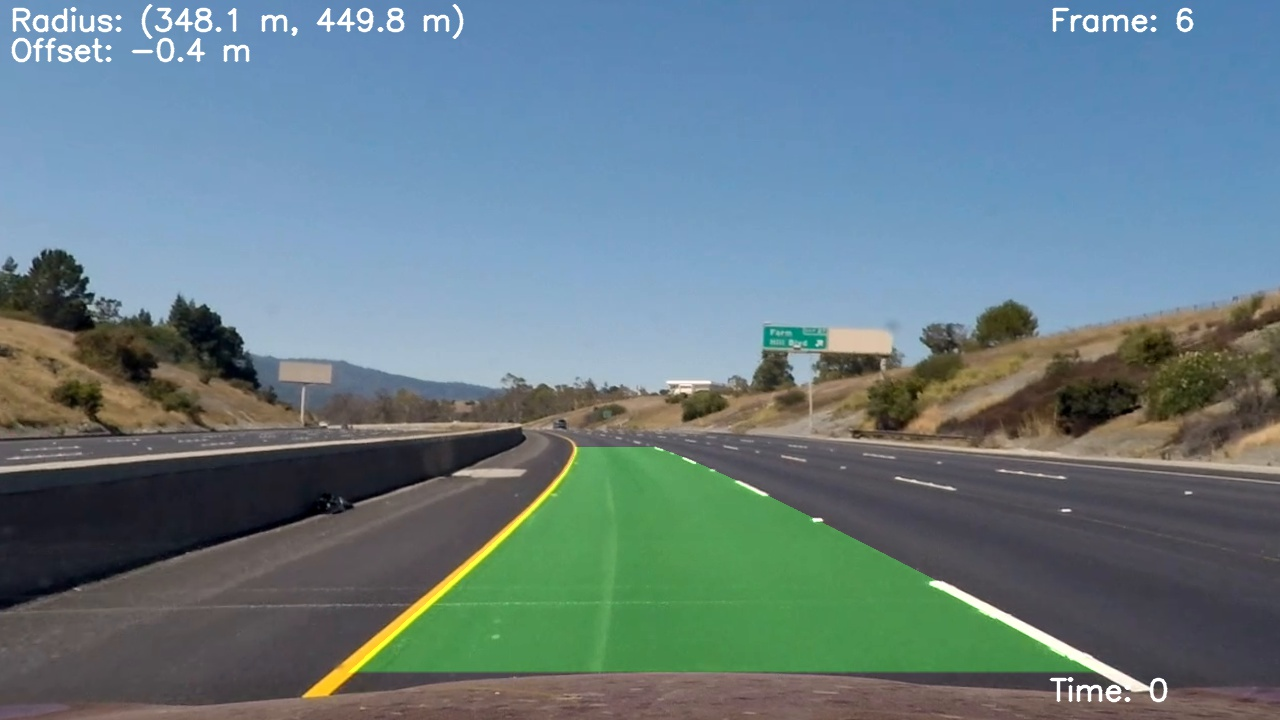
#> input picture project_video_lanes/frame000006.jpg, 1280 x 720 px
$ python -i test_color_space.py   (imports and definitions only)   (older library calls are emulated)
#> lines starting #> are read from the running program, lines starting #| are printed output that depends on the picture
#> further down, picture is the input picture: shape (720, 1280, 3); mean B, G, R 132.2, 124.8, 103
# -*- coding: utf-8 -*-
"""
Created on Thu Sep  6 05:24:56 2018

@author: henders
"""

import sys
import os
import glob

import numpy as np
import cv2


# Color and gradient thresholds.
COLOR_THRESHOLD = (220, 255) #(180, 230)    # (170, 250) (150, 230)
GRADIENT_THRESHOLD = (65, 130)  # (65, 100) (65, 130)


def color_gradient_threshold(img, s_thresh=(170, 255), sx_thresh=(20, 100)):
    """
    Apply a color threshold and a gradient threshold to the given image.

    Args:
        img: apply thresholds to this image
        s_thresh: Color threshold (apply to S channel of HSV)
        sx_thresh: Gradient threshold (apply to x gradient on L channel of HSV)

    Returns:
        new image with thresholds applied
    """
#> called with s_thresh = (170, 255), sx_thresh = (20, 100)

    img = np.copy(img)

    # Convert to HLS color space and separate the channels.
    hls = cv2.cvtColor(img, cv2.COLOR_BGR2HLS)
#> hls: shape (720, 1280, 3); mean of channels 0, 1, 2 85.8, 121, 69.7
    # H = hls[:, :, 0]
    # L = hls[:, :, 1]
    S = hls[:, :, 2]
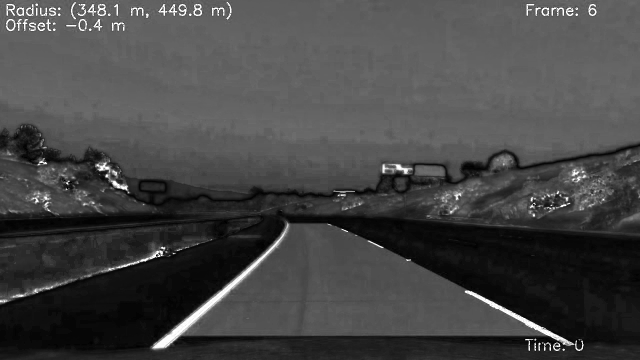
#> S: shape (720, 1280) (shown at 1/2 size); min 0, max 255, mean 69.7

    # Convert to LAB color space and separate the channels.
    lab = cv2.cvtColor(img, cv2.COLOR_BGR2LAB)
#> lab: shape (720, 1280, 3); mean of channels 0, 1, 2 129.4, 123.7, 122.2
    L = lab[:, :, 0]
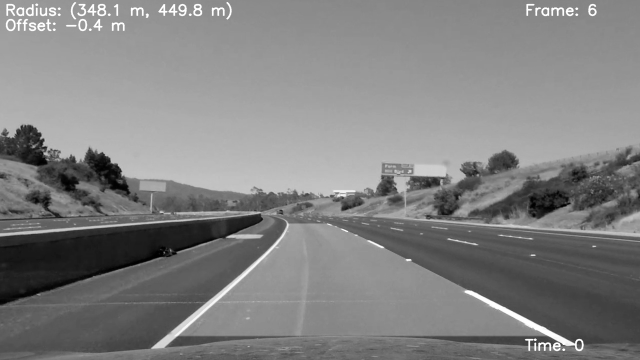
#> L: shape (720, 1280) (shown at 1/2 size); min 0, max 255, mean 129.4
    # A = lab[:, :, 1]
    B = lab[:, :, 2]

    # Apply Sobel x (take the derivative on the x axis) to the HLS L channel.
    sobelx = cv2.Sobel(L, cv2.CV_64F, 1, 0)
    # Absolute x derivative to accentuate lines away from horizontal.
    abs_sobelx = np.absolute(sobelx)
    scaled_sobel = np.uint8(255 * abs_sobelx / np.max(abs_sobelx))

    # Appply gradient threshold.
    sxbinary = np.zeros_like(scaled_sobel)
    sxbinary[(scaled_sobel >= sx_thresh[0]) &
             (scaled_sobel <= sx_thresh[1])] = 1

    # Apply color channel threshold.
    s_thresh = (125, 180)
    S = S * (255 / np.max(S))  # normalize
    S_thresh = np.zeros_like(S)
    S_thresh[(S > s_thresh[0]) & (S <= s_thresh[1])] = 1

    s_thresh = (220, 255)
    B = B * (255 / np.max(B))  # normalize
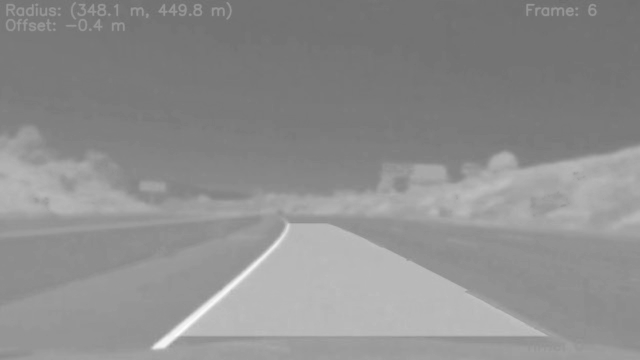
#> B: shape (720, 1280) float64 (shown at 1/2 size); min 107.6, max 255, mean 142.9
    B_thresh = np.zeros_like(B)
    B_thresh[(B > s_thresh[0]) & (B <= s_thresh[1])] = 1

    # Combine HLS S and Lab B channel thresholds.
    sb_binary = np.zeros_like(S_thresh)
    sb_binary[(S_thresh == 1) | (B_thresh == 1)] = 1

    # Stack each channel and return.
    #                         B                        G         R
    color_binary = np.dstack((np.zeros_like(sxbinary), sxbinary, sb_binary))
    color_binary *= 255  # Convert from [0, 1] back to [0, 255]
    return np.uint8(color_binary)


# [22 lines left out: function main, not called in this run]

        # [58 lines of commented-out code are left out]


# [2 lines not run here, left out]

>>> import cv2
>>> picture = cv2.imread('project_video_lanes/frame000006.jpg')
>>> result = color_gradient_threshold(picture)
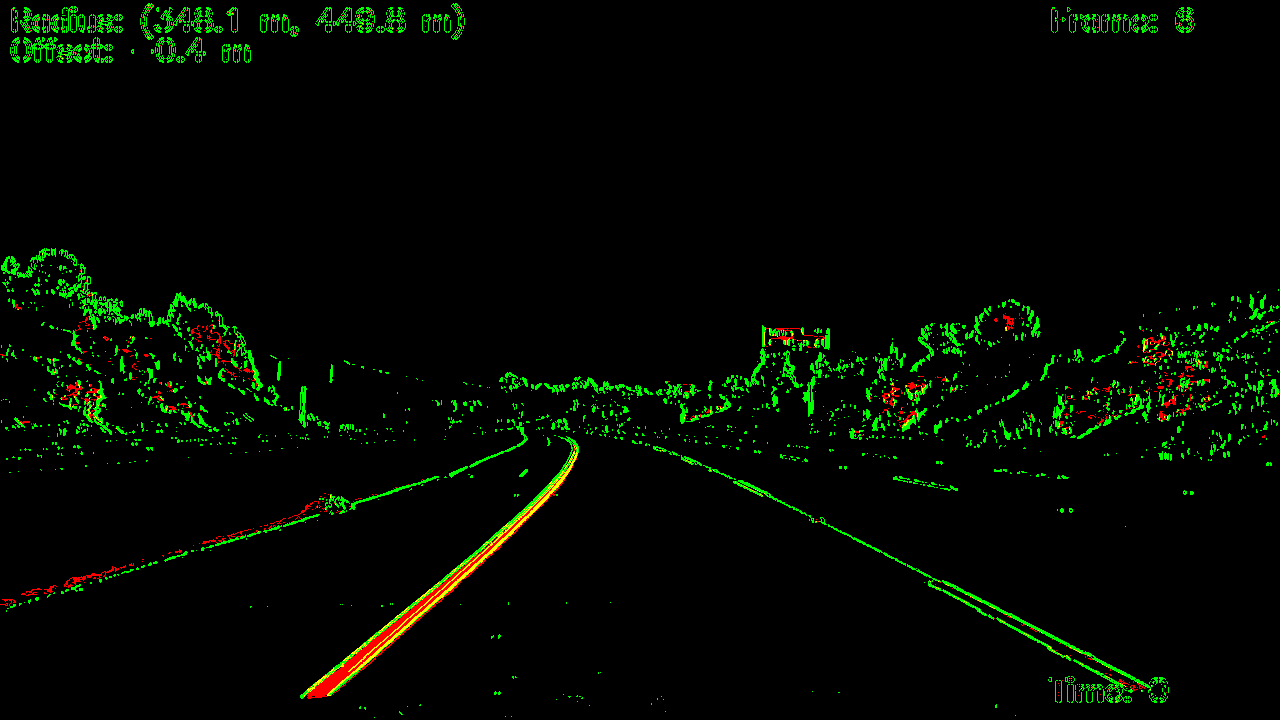
#> result: shape (720, 1280, 3); mean B, G, R 0, 8.4, 2.3

$ run again, on project_video_lanes/frame000014.jpg
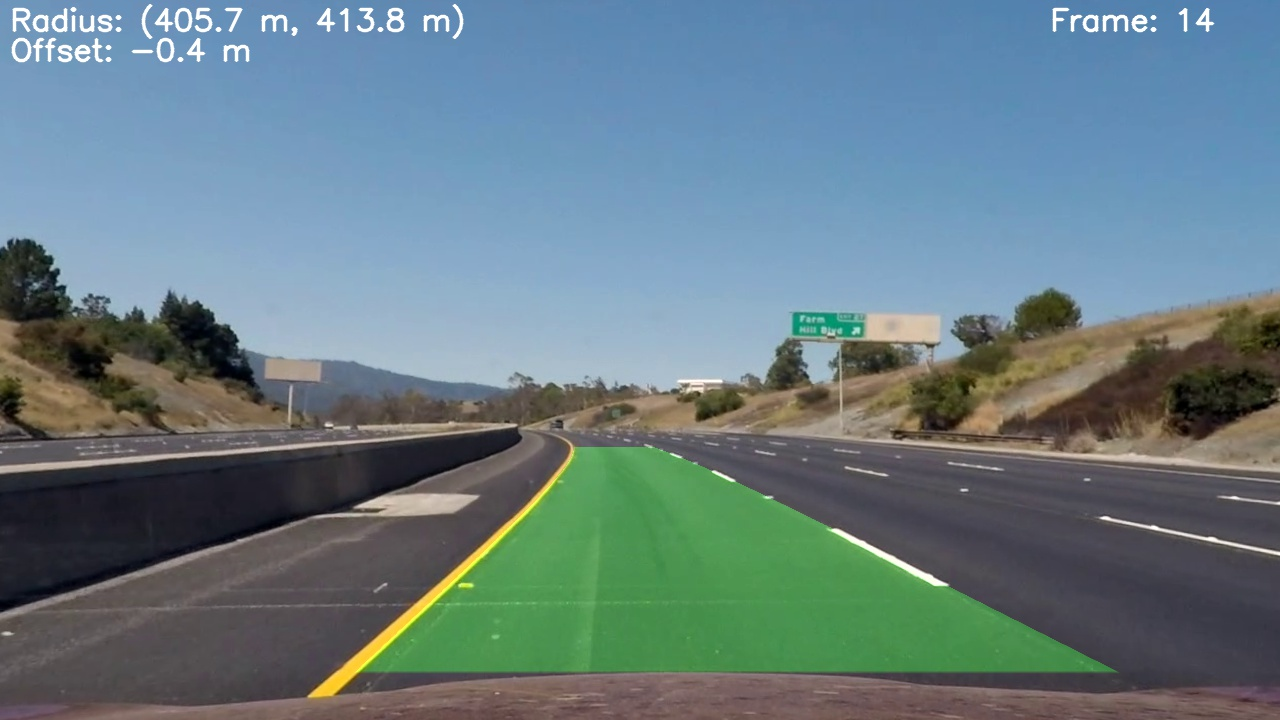
#> input picture project_video_lanes/frame000014.jpg, 1280 x 720 px
#> picture is the input picture: shape (720, 1280, 3); mean B, G, R 131.3, 124.7, 103
#> hls: shape (720, 1280, 3); mean of channels 0, 1, 2 87.1, 120.5, 66.6
#> lab: shape (720, 1280, 3); mean of channels 0, 1, 2 129.1, 123.4, 122.5
#> in color_gradient_threshold, `B = B * (255 / np.max(B))`:
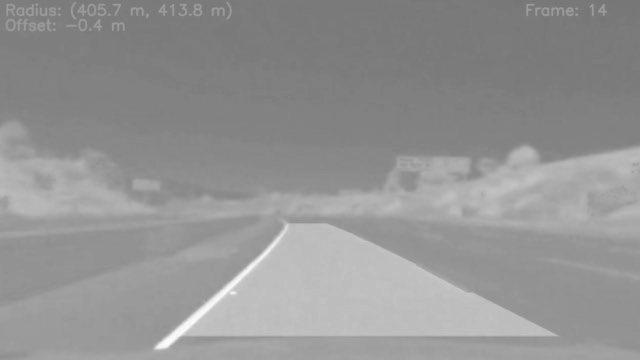
#> B: shape (720, 1280) float64 (shown at 1/2 size); min 114.8, max 255, mean 148.1
#> `result = color_gradient_threshold(picture)`:
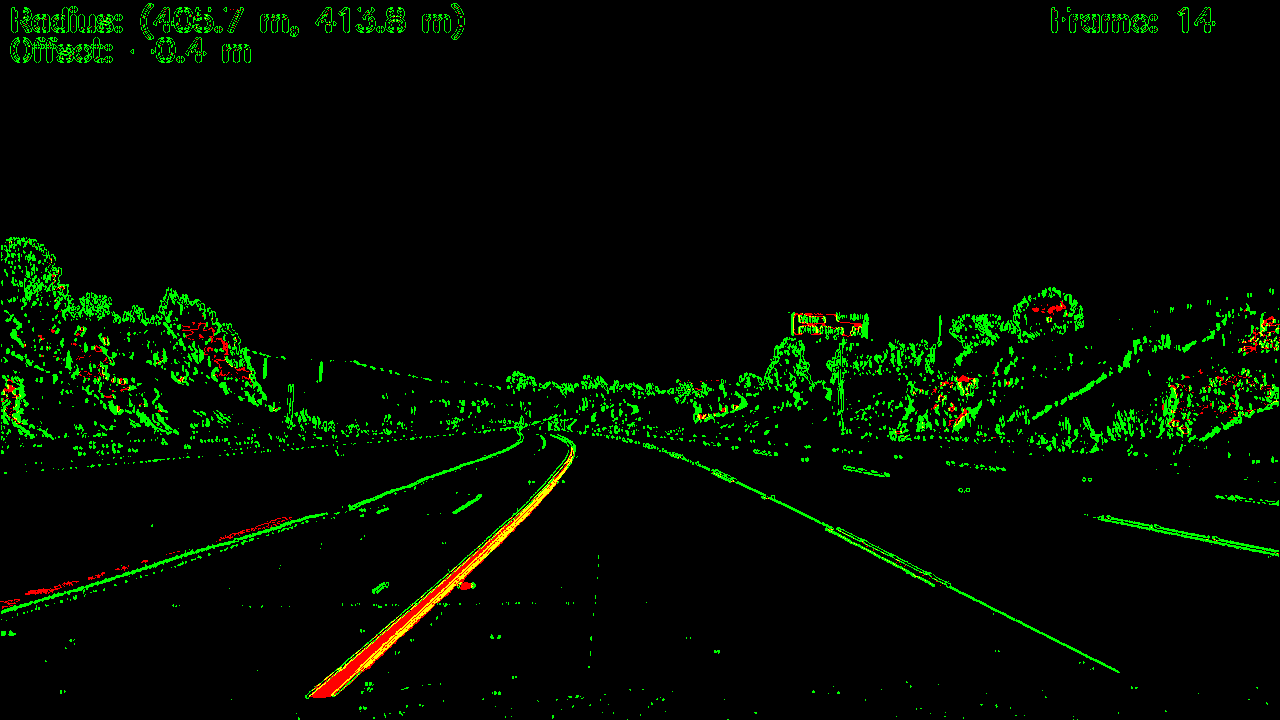
#> result: shape (720, 1280, 3); mean B, G, R 0, 11.2, 2.2

$ run again, on project_video_lanes/frame000040.jpg
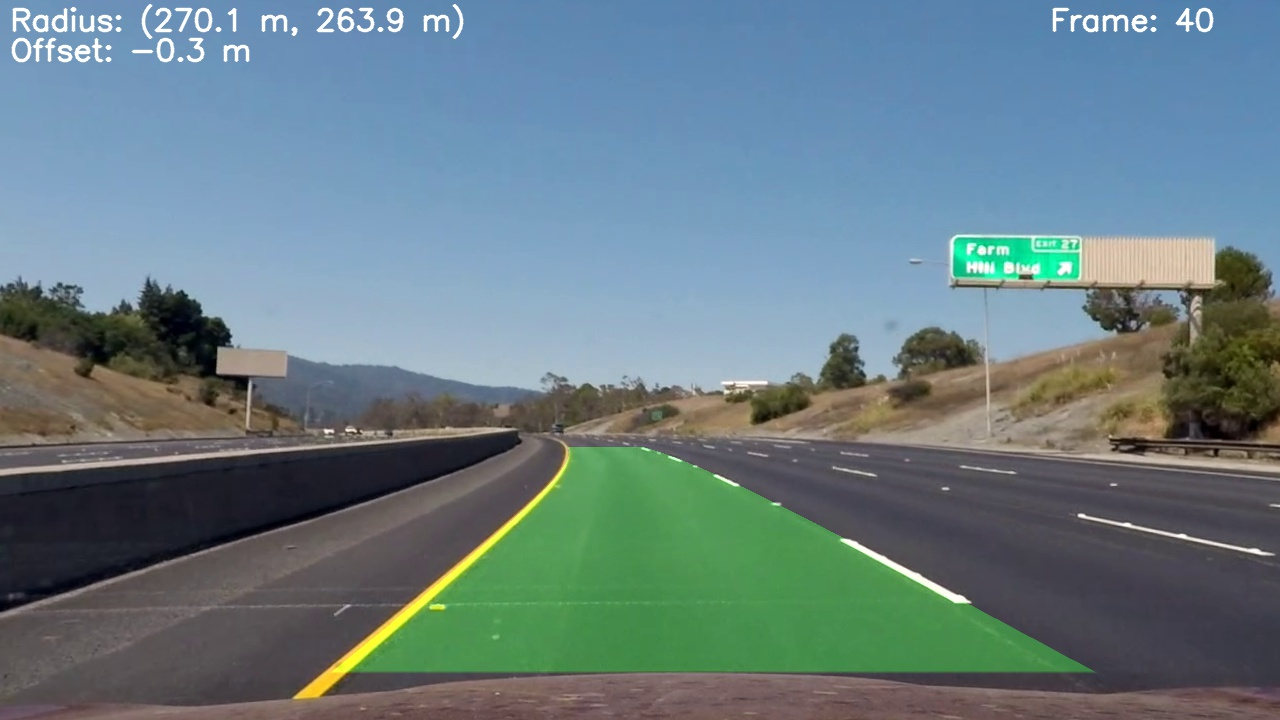
#> input picture project_video_lanes/frame000040.jpg, 1280 x 720 px
#> picture is the input picture: shape (720, 1280, 3); mean B, G, R 131.3, 125.3, 103.8
#> hls: shape (720, 1280, 3); mean of channels 0, 1, 2 86.9, 121, 66.2
#> lab: shape (720, 1280, 3); mean of channels 0, 1, 2 129.7, 123.3, 122.8
#> in color_gradient_threshold, `B = B * (255 / np.max(B))`:
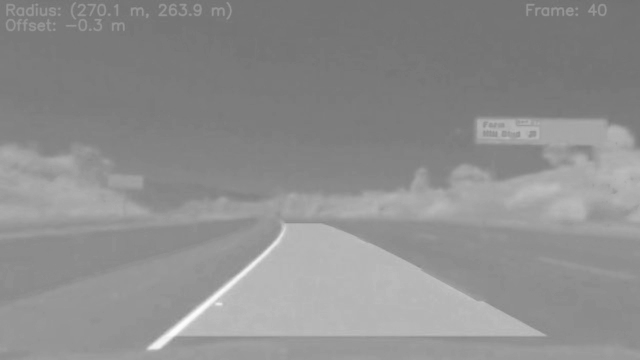
#> B: shape (720, 1280) float64 (shown at 1/2 size); min 110.6, max 255, mean 143
#> `result = color_gradient_threshold(picture)`:
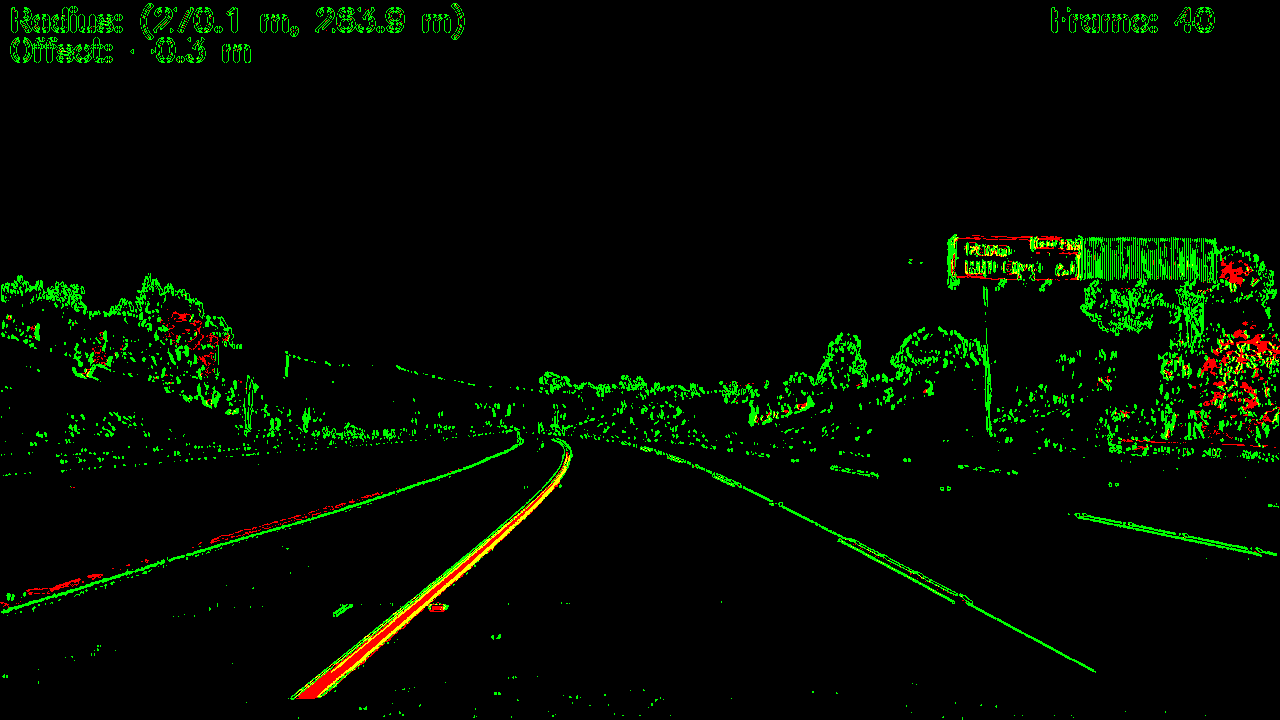
#> result: shape (720, 1280, 3); mean B, G, R 0, 11, 2.6
